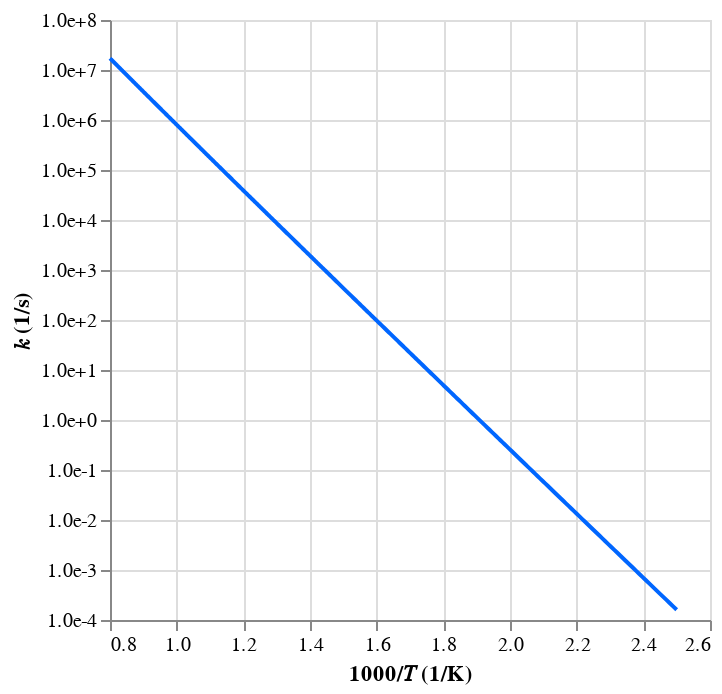

Here is the notebook cell this chart was saved with:
### Code cell
# Display species/reaction by ID
id_ = "48: 1"

#   - Read in expanded mechanism
mech_path = p_.stereo_mechanism(tag, ext="json", path=p_.data(root_path))
mech = automech.io.read(mech_path)

#   - Display the reaction
if ":" in id_:
    automech.display_reactions(mech, chans=[id_])
else:
    automech.display_species(mech, ids=[id_])

### Figure 1 — Vega-Lite specification as saved in the notebook (floating-point values rounded to 4 significant figures; data arrays with more than 128 entries replaced by an {"elided": "..."} marker saying what was removed)
{"config": {"view": {"continuousWidth": 300, "continuousHeight": 300}}, "data": {"name": "data-cc2ec72b1829bb188b3c21b08d3202b3"}, "mark": {"type": "line"}, "encoding": {"color": {"value": "#0066ff"}, "x": {"field": "x", "title": "1000/𝑇 (1/K)", "type": "quantitative"}, "y": {"axis": {"format": ".1e", "values": [0.0001, 0.001, 0.01, 0.1, 1, 10, 100, 1000, 10000, 100000, 1000000, 10000000, 100000000]}, "field": "value", "scale": {"type": "log"}, "title": "𝑘 (1/s)", "type": "quantitative"}}, "transform": [{"fold": ["This work"]}], "$schema": "https://vega.github.io/schema/vega-lite/v5.20.1.json", "datasets": {"data-cc2ec72b1829bb188b3c21b08d3202b3": {"elided": "500 records"}}}
